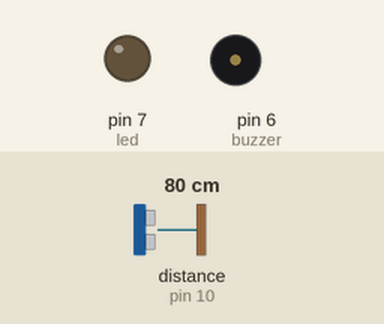
A sketch run on a simulated Arduino Uno, built with avr-gcc and run on an emulated ATmega328P. Parts: output pins drawn as LEDs (lit = HIGH), buzzer (waves = sounding, pin HIGH). Wiring (inferred from the names in the program): ultrasonic range finder: trigger pin 9; echo pin 10. Inputs (shaded band) come from the test bench; at power-on: distance to the obstacle (sensor on pin 10) 80 cm. The echo pulse lasts 58.3 µs per cm; the modem accepts every AT command (registered, SIM ready, sends succeed) and sends nothing else; pins used as bus, display or sensor lines are not drawn.

Above: at 2.2 s.
2.3 s: distance to the obstacle (sensor on pin 10) set to 12 cm
3.8 s: distance to the obstacle (sensor on pin 10) set to 9 cm
At 4.1 s:
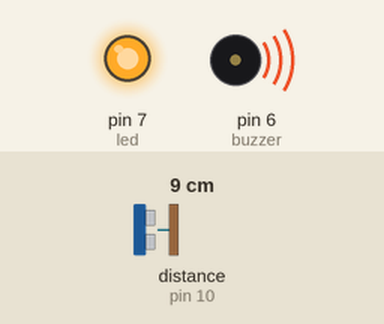
Timing chart, 0 to 6.8 s (numbered marks = the images above; inputs shaded):
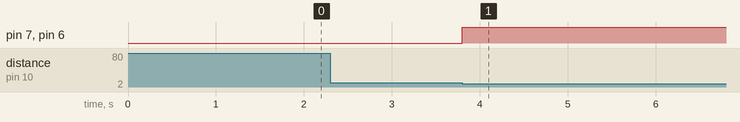

The sketch:

AccidentDetectiorGSM.ino
```cpp
#include <SoftwareSerial.h>
SoftwareSerial gsm(2, 3); // TX, RX

#define trigPin 9
#define echoPin 10
#define buzzer 6
#define led 7

long duration;
int distance;

void setup() {
  pinMode(trigPin, OUTPUT);
  pinMode(echoPin, INPUT);
  pinMode(buzzer, OUTPUT);
  pinMode(led, OUTPUT);

  gsm.begin(9600);
  delay(1000);
}

void loop() {
  digitalWrite(trigPin, LOW);
  delayMicroseconds(2);

  digitalWrite(trigPin, HIGH);
  delayMicroseconds(10);
  digitalWrite(trigPin, LOW);

  duration = pulseIn(echoPin, HIGH);
  distance = duration * 0.034 / 2;

  if (distance > 0 && distance < 10) {   // Accident condition
    digitalWrite(buzzer, HIGH);
    digitalWrite(led, HIGH);

    sendSMS();
    delay(10000); // repeat SMS रोकने के लिए
  }
}

void sendSMS() {
  gsm.println("AT+CMGF=1");
  delay(1000);
  gsm.println("AT+CMGS=\"+916392385252\""); // Ambulance number
  delay(1000);
  gsm.print("Accident detected! Please send ambulance immediately.");
  delay(1000);
  gsm.write(26); // CTRL+Z
}
```

Measured:
- the behaviour switches between 11 and 10 cm on distance to the obstacle (sensor on pin 10) (found by bisection; images 0 and 1)
- after the input at 2.3 s, every drawn part: stays the same
- after the input at 3.8 s, pin 7 (led), pin 6 (buzzer): LOW → HIGH at once
